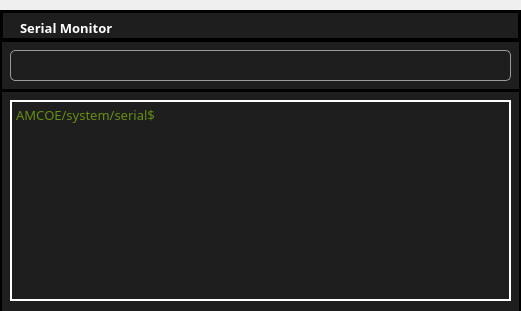
     <widget class="QFrame" name="frame_11">
      <property name="geometry">
       <rect>
        <x>1180</x>
        <y>630</y>
        <width>521</width>
        <height>311</height>
       </rect>
      </property>
      <property name="font">
       <font>
        <family>Montserrat</family>
        <pointsize>10</pointsize>
        <weight>50</weight>
        <italic>false</italic>
        <bold>false</bold>
        <kerning>false</kerning>
       </font>
      </property>
      <property name="styleSheet">
       <string notr="true">border:0px;</string>
      </property>
      <property name="frameShape">
       <enum>QFrame::StyledPanel</enum>
      </property>
      <property name="frameShadow">
       <enum>QFrame::Raised</enum>
      </property>
      <widget class="QFrame" name="frame_12">
       <property name="geometry">
        <rect>
         <x>0</x>
         <y>90</y>
         <width>521</width>
         <height>301</height>
        </rect>
       </property>
       <property name="font">
        <font>
         <family>Montserrat</family>
         <pointsize>10</pointsize>
         <weight>50</weight>
         <italic>false</italic>
         <bold>false</bold>
         <kerning>false</kerning>
        </font>
       </property>
       <property name="styleSheet">
        <string notr="true">border: 2px solid rgb(0,0,0);
background-color: rgb(30,30,30);</string>
       </property>
       <property name="frameShape">
        <enum>QFrame::StyledPanel</enum>
       </property>
       <property name="frameShadow">
        <enum>QFrame::Raised</enum>
       </property>
       <widget class="QTextEdit" name="serial_monitor">
        <property name="geometry">
         <rect>
          <x>10</x>
          <y>10</y>
          <width>501</width>
          <height>201</height>
         </rect>
        </property>
        <property name="font">
         <font>
          <family>Montserrat</family>
          <pointsize>10</pointsize>
          <weight>50</weight>
          <italic>false</italic>
          <bold>false</bold>
          <kerning>false</kerning>
         </font>
        </property>
        <property name="styleSheet">
         <string notr="true">border-color: rgb(255, 255, 255);
color:rgb(170, 255, 0);</string>
        </property>
        <property name="readOnly">
         <bool>true</bool>
        </property>
        <property name="placeholderText">
         <string>AMCOE/system/serial$</string>
        </property>
       </widget>
      </widget>
      <widget class="QFrame" name="frame_15">
       <property name="geometry">
        <rect>
         <x>0</x>
         <y>40</y>
         <width>521</width>
         <height>51</height>
        </rect>
       </property>
       <property name="font">
        <font>
         <family>Montserrat</family>
         <pointsize>10</pointsize>
         <weight>50</weight>
         <italic>false</italic>
         <bold>false</bold>
         <kerning>false</kerning>
        </font>
       </property>
       <property name="styleSheet">
        <string notr="true">border: 2px solid rgb(0,0,0);
background-color: rgb(30,30,30);</string>
       </property>
       <property name="frameShape">
        <enum>QFrame::StyledPanel</enum>
       </property>
       <property name="frameShadow">
        <enum>QFrame::Raised</enum>
       </property>
       <widget class="QLineEdit" name="serial_input">
        <property name="geometry">
         <rect>
          <x>10</x>
          <y>10</y>
          <width>501</width>
          <height>31</height>
         </rect>
        </property>
        <property name="font">
         <font>
          <family>Montserrat</family>
          <pointsize>10</pointsize>
          <weight>50</weight>
          <italic>false</italic>
          <bold>false</bold>
          <kerning>false</kerning>
         </font>
        </property>
        <property name="styleSheet">
         <string notr="true">border:1px solid rgb(155,155,155);
border-radius:5px;
color: rgb(255, 255, 255);</string>
        </property>
       </widget>
      </widget>
      <widget class="QFrame" name="frame_16">
       <property name="geometry">
        <rect>
         <x>0</x>
         <y>10</y>
         <width>521</width>
         <height>31</height>
        </rect>
       </property>
       <property name="font">
        <font>
         <family>Montserrat</family>
         <pointsize>10</pointsize>
         <weight>75</weight>
         <italic>false</italic>
         <bold>true</bold>
         <kerning>false</kerning>
        </font>
       </property>
       <property name="styleSheet">
        <string notr="true">border: 3px solid rgb(0,0,0);

background-color: rgb(81, 81, 81);background-color: rgb(30,30,30);</string>
       </property>
       <property name="frameShape">
        <enum>QFrame::StyledPanel</enum>
       </property>
       <property name="frameShadow">
        <enum>QFrame::Raised</enum>
       </property>
       <widget class="QLabel" name="label_20">
        <property name="geometry">
         <rect>
          <x>20</x>
          <y>10</y>
          <width>111</width>
          <height>16</height>
         </rect>
        </property>
        <property name="font">
         <font>
          <family>Montserrat</family>
          <pointsize>10</pointsize>
          <weight>75</weight>
          <italic>false</italic>
          <bold>true</bold>
          <kerning>false</kerning>
         </font>
        </property>
        <property name="styleSheet">
         <string notr="true">border:0px;
color: rgb(255, 255,255);
background-color: rgb(255, 255);</string>
        </property>
        <property name="text">
         <string>Serial Monitor</string>
        </property>
       </widget>
      </widget>
     </widget>
